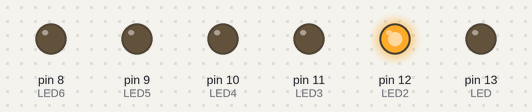
Bench run of a sketch on a simulated Arduino Uno, built with avr-gcc and run on an emulated ATmega328P. Parts: output pins drawn as LEDs (lit = HIGH).

Above: at 0.5 s.
At 1.4 s:
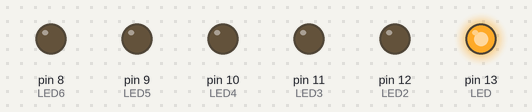
At 2.2 s:
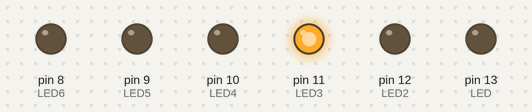
At 3.1 s:
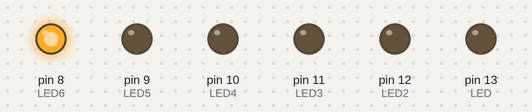
At 3.9 s:
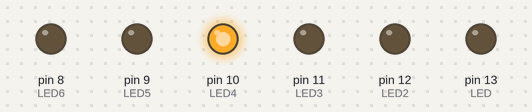
At 4.6 s:
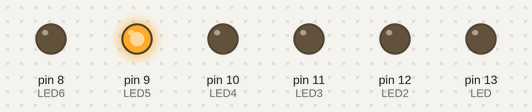
Timing chart, 0 to 6.6 s (numbered marks = the images above):
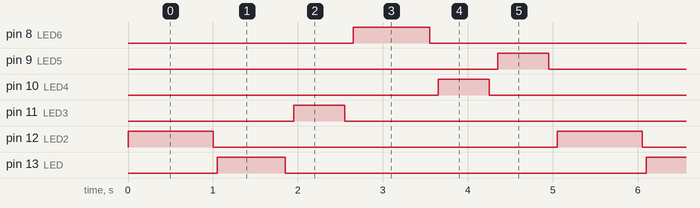

The sketch:

christmas-tree.ino
```cpp
#define LED 13
#define LED2 12
#define LED3 11
#define LED4 10
#define LED5 9
#define LED6 8

void setup()
{
 pinMode(LED, OUTPUT);
 pinMode(LED2, OUTPUT);
 pinMode(LED3, OUTPUT);
 pinMode(LED4, OUTPUT);
 pinMode(LED5, OUTPUT);
 pinMode(LED6, OUTPUT);
}

void loop()                       // run over and over again
{

   digitalWrite(LED2, HIGH);
   delay(1000);
   digitalWrite(LED2, LOW);
   delay(50);

   digitalWrite(LED, HIGH);   // sets the LED on
   delay(800);
   digitalWrite(LED, LOW);    // sets the LED off
   delay(100);


   digitalWrite(LED3, HIGH);
   delay(600);
   digitalWrite(LED3, LOW);
   delay(100);

   digitalWrite(LED6, HIGH);
   delay(900);
   digitalWrite(LED6, LOW);
   delay(100);


   digitalWrite(LED4, HIGH);
   delay(600);
   digitalWrite(LED4, LOW);
   delay(100);

   digitalWrite(LED5, HIGH);
   delay(600);
   digitalWrite(LED5, LOW);
   delay(100);


}
```

Measured:
- by itself, pin 8 (LED6): alternates HIGH for 0.90 s and LOW for 4.2 s
- by itself, pin 9 (LED5), pin 10 (LED4), pin 11 (LED3): alternates HIGH for 0.60 s and LOW for 4.5 s
- by itself, pin 12 (LED2): alternates HIGH for 1.0 s and LOW for 4.1 s
- by itself, pin 13 (LED): alternates HIGH for 0.80 s and LOW for 4.3 s
